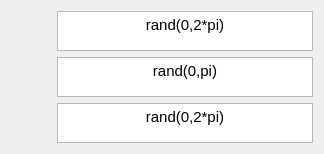
                     <widget class="QWidget" name="tab_32">
                      <attribute name="title">
                       <string>Euler Angles</string>
                      </attribute>
                      <layout class="QGridLayout" name="gridLayout_43">
                       <item row="2" column="1">
                        <widget class="QTextEdit" name="genTexPhi">
                         <property name="maximumSize">
                          <size>
                           <width>16777215</width>
                           <height>40</height>
                          </size>
                         </property>
                         <property name="html">
                          <string>&lt;!DOCTYPE HTML PUBLIC &quot;-//W3C//DTD HTML 4.0//EN&quot; &quot;http://www.w3.org/TR/REC-html40/strict.dtd&quot;&gt;
&lt;html&gt;&lt;head&gt;&lt;meta name=&quot;qrichtext&quot; content=&quot;1&quot; /&gt;&lt;style type=&quot;text/css&quot;&gt;
p, li { white-space: pre-wrap; }
&lt;/style&gt;&lt;/head&gt;&lt;body style=&quot; font-family:'MS Shell Dlg 2'; font-size:10pt; font-weight:400; font-style:normal;&quot;&gt;
&lt;p align=&quot;center&quot; style=&quot; margin-top:0px; margin-bottom:0px; margin-left:0px; margin-right:0px; -qt-block-indent:0; text-indent:0px;&quot;&gt;&lt;span style=&quot; font-family:'Ubuntu'; font-size:11pt;&quot;&gt;rand(0,pi)&lt;/span&gt;&lt;/p&gt;&lt;/body&gt;&lt;/html&gt;</string>
                         </property>
                        </widget>
                       </item>
                       <item row="2" column="0">
                        <widget class="QPushButton" name="pushButton_15">
                         <property name="text">
                          <string/>
                         </property>
                         <property name="icon">
                          <iconset resource="resourceLIST.qrc">
                           <normaloff>:/phirvector.png</normaloff>:/phirvector.png</iconset>
                         </property>
                         <property name="iconSize">
                          <size>
                           <width>120</width>
                           <height>25</height>
                          </size>
                         </property>
                         <property name="flat">
                          <bool>true</bool>
                         </property>
                        </widget>
                       </item>
                       <item row="3" column="0">
                        <widget class="QPushButton" name="pushButton_16">
                         <property name="text">
                          <string/>
                         </property>
                         <property name="icon">
                          <iconset resource="resourceLIST.qrc">
                           <normaloff>:/phi2rvector.png</normaloff>:/phi2rvector.png</iconset>
                         </property>
                         <property name="iconSize">
                          <size>
                           <width>120</width>
                           <height>25</height>
                          </size>
                         </property>
                         <property name="flat">
                          <bool>true</bool>
                         </property>
                        </widget>
                       </item>
                       <item row="3" column="1">
                        <widget class="QTextEdit" name="genTexPhi2">
                         <property name="maximumSize">
                          <size>
                           <width>16777215</width>
                           <height>40</height>
                          </size>
                         </property>
                         <property name="html">
                          <string>&lt;!DOCTYPE HTML PUBLIC &quot;-//W3C//DTD HTML 4.0//EN&quot; &quot;http://www.w3.org/TR/REC-html40/strict.dtd&quot;&gt;
&lt;html&gt;&lt;head&gt;&lt;meta name=&quot;qrichtext&quot; content=&quot;1&quot; /&gt;&lt;style type=&quot;text/css&quot;&gt;
p, li { white-space: pre-wrap; }
&lt;/style&gt;&lt;/head&gt;&lt;body style=&quot; font-family:'MS Shell Dlg 2'; font-size:10pt; font-weight:400; font-style:normal;&quot;&gt;
&lt;p align=&quot;center&quot; style=&quot; margin-top:0px; margin-bottom:0px; margin-left:0px; margin-right:0px; -qt-block-indent:0; text-indent:0px;&quot;&gt;&lt;span style=&quot; font-family:'Ubuntu'; font-size:11pt;&quot;&gt;rand(0,2*pi)&lt;/span&gt;&lt;/p&gt;&lt;/body&gt;&lt;/html&gt;</string>
                         </property>
                        </widget>
                       </item>
                       <item row="1" column="0">
                        <widget class="QPushButton" name="pushButton_14">
                         <property name="text">
                          <string/>
                         </property>
                         <property name="icon">
                          <iconset resource="resourceLIST.qrc">
                           <normaloff>:/phi1rvector.png</normaloff>:/phi1rvector.png</iconset>
                         </property>
                         <property name="iconSize">
                          <size>
                           <width>120</width>
                           <height>25</height>
                          </size>
                         </property>
                         <property name="flat">
                          <bool>true</bool>
                         </property>
                        </widget>
                       </item>
                       <item row="1" column="1">
                        <widget class="QTextEdit" name="genTexPhi1">
                         <property name="maximumSize">
                          <size>
                           <width>16777215</width>
                           <height>40</height>
                          </size>
                         </property>
                         <property name="html">
                          <string>&lt;!DOCTYPE HTML PUBLIC &quot;-//W3C//DTD HTML 4.0//EN&quot; &quot;http://www.w3.org/TR/REC-html40/strict.dtd&quot;&gt;
&lt;html&gt;&lt;head&gt;&lt;meta name=&quot;qrichtext&quot; content=&quot;1&quot; /&gt;&lt;style type=&quot;text/css&quot;&gt;
p, li { white-space: pre-wrap; }
&lt;/style&gt;&lt;/head&gt;&lt;body style=&quot; font-family:'MS Shell Dlg 2'; font-size:10pt; font-weight:400; font-style:normal;&quot;&gt;
&lt;p align=&quot;center&quot; style=&quot; margin-top:0px; margin-bottom:0px; margin-left:0px; margin-right:0px; -qt-block-indent:0; text-indent:0px;&quot;&gt;&lt;span style=&quot; font-family:'Ubuntu'; font-size:11pt;&quot;&gt;rand(0,2*pi)&lt;/span&gt;&lt;/p&gt;&lt;/body&gt;&lt;/html&gt;</string>
                         </property>
                        </widget>
                       </item>
                      </layout>
                     </widget>
